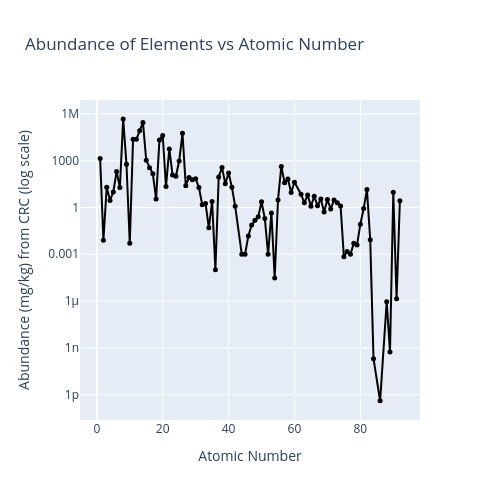

Notebook cell for this chart:
### Markdown cell above
The above plot does not resemble the Wikipedia plot. It includes more elements. I could have the plot tool display the atomic symbols as labels but they would all be on top of each other. So I will make an interactive plot using a different plotting tool. Mouseover the plot below to interogate each point.

### Code cell
# make the plot again but make it interactive using plotly express so that mouseover reveals elemnt symbol
# set size of plot to 4x4 inches and use log scale for y-axis to better visualize the relationship between abundance and atomic number, especially for elements with low abundance.

import plotly.express as px

final_df = final_df.sort_values("numberCRC") # Sort the DataFrame by the atomic number column in ascending order to ensure that the lines in the plot connect the points in the correct order.

fig = px.scatter(final_df, 
                x="numberCRC", 
                y="crust mg kg-1CRC",
                width=500, 
                height=500, 
                hover_data=["nameCRC"], 
                log_y=True, 
                title="Abundance of Elements vs Atomic Number", 
                labels={"numberCRC": "Atomic Number", "crust mg kg-1CRC": "Abundance (mg/kg) from CRC (log scale)"})


fig.update_traces(
    customdata=final_df[["nameCRC"]],
    hovertemplate=
    "Atomic #: %{x}<br>" +
    "Abundance: %{y}<br>" +
    "Sample: %{customdata[0]}<extra></extra>"
)

fig.update_traces(
    mode="lines+markers",
    marker=dict(size=5, color="black", opacity=1,),
    line=dict(
        color="black",
        width=2
    ),
    selector=dict(mode="markers")
)
fig.write_html("plot_abundance.html", include_plotlyjs="cdn")
fig.show()

### Figure 1 — Plotly figure (JSON) as saved in the notebook; plotly's stock layout.template omitted (floating-point values rounded to 4 significant figures)
{"data": [{"customdata": [["Hydrogen"], ["Helium"], ["Lithium"], ["Beryllium"], ["Boron"], ["Carbon"], ["Nitrogen"], ["Oxygen"], ["Fluorine"], ["Neon"], ["Sodium"], ["Magnesium"], ["Aluminum"], ["Silicon"], ["Phosphorus"], ["Sulfur"], ["Chlorine"], ["Argon"], ["Potassium"], ["Calcium"], ["Scandium"], ["Titanium"], ["Vanadium"], ["Chromium"], ["Manganese"], ["Iron"], ["Cobalt"], ["Nickel"], ["Copper"], ["Zinc"], ["Gallium"], ["Germanium"], ["Arsenic"], ["Selenium"], ["Bromine"], ["Krypton"], ["Rubidium"], ["Strontium"], ["Yttrium"], ["Zirconium"], ["Niobium"], ["Molybdenum"], ["Ruthenium"], ["Rhodium"], ["Palladium"], ["Silver"], ["Cadmium"], ["Indium"], ["Tin"], ["Antimony"], ["Tellurium"], ["Iodine"], ["Xenon"], ["Cesium"], ["Barium"], ["Lanthanum"], ["Cerium"], ["Praseodymium"], ["Neodymium"], ["Samarium"], ["Europium"], ["Gadolinium"], ["Terbium"], ["Dysprosium"], ["Holmium"], ["Erbium"], ["Thulium"], ["Ytterbium"], ["Lutetium"], ["Hafnium"], ["Tantalum"], ["Tungsten"], ["Rhenium"], ["Osmium"], ["Iridium"], ["Platinum"], ["Gold"], ["Mercury"], ["Thallium"], ["Lead"], ["Bismuth"], ["Polonium"], ["Radon"], ["Radium"], ["Actinium"], ["Thorium"], ["Protactinium"], ["Uranium"]], "hovertemplate": "Atomic #: %{x}<br>Abundance: %{y}<br>Sample: %{customdata[0]}<extra></extra>", "legendgroup": "", "line": {"color": "black", "width": 2}, "marker": {"color": "black", "opacity": 1, "size": 5, "symbol": "circle"}, "mode": "lines+markers", "name": "", "orientation": "v", "showlegend": false, "type": "scatter", "x": [1, 2, 3, 4, 5, 6, 7, 8, 9, 10, 11, 12, 13, 14, 15, 16, 17, 18, 19, 20, 21, 22, 23, 24, 25, 26, 27, 28, 29, 30, 31, 32, 33, 34, 35, 36, 37, 38, 39, 40, 41, 42, 44, 45, 46, 47, 48, 49, 50, 51, 52, 53, 54, 55, 56, 57, 58, 59, 60, 62, 63, 64, 65, 66, 67, 68, 69, 70, 71, 72, 73, 74, 75, 76, 77, 78, 79, 80, 81, 82, 83, 84, 86, 88, 89, 90, 91, 92], "xaxis": "x", "y": [1400.0, 0.008, 20.0, 2.8, 10.0, 200.0, 19.0, 461000.0, 585.0, 0.005, 23600.0, 23300.0, 82300.0, 282000.0, 1050.0, 350.0, 145.0, 3.5, 20900.0, 41500.0, 22.0, 5650.0, 120.0, 102.0, 950.0, 56300.0, 25.0, 84.0, 60.0, 70.0, 19.0, 1.5, 1.8, 0.05, 2.4, 0.0001, 90.0, 370.0, 33.0, 165.0, 20.0, 1.2, 0.001, 0.001, 0.015, 0.075, 0.15, 0.25, 2.3, 0.2, 0.001, 0.45, 3e-05, 3.0, 425.0, 39.0, 66.5, 9.2, 41.5, 7.05, 2.0, 6.2, 1.2, 5.2, 1.3, 3.5, 0.52, 3.2, 0.8, 3.0, 2.0, 1.25, 0.0007, 0.0015, 0.001, 0.005, 0.004, 0.085, 0.85, 14.0, 0.0085, 2e-10, 4e-13, 9e-07, 5.5e-10, 9.6, 1.4e-06, 2.7], "yaxis": "y"}], "layout": {"height": 500, "legend": {"tracegroupgap": 0}, "title": {"text": "Abundance of Elements vs Atomic Number"}, "width": 500, "xaxis": {"anchor": "y", "domain": [0, 1], "title": {"text": "Atomic Number"}}, "yaxis": {"anchor": "x", "domain": [0, 1], "title": {"text": "Abundance (mg/kg) from CRC (log scale)"}, "type": "log"}}}
